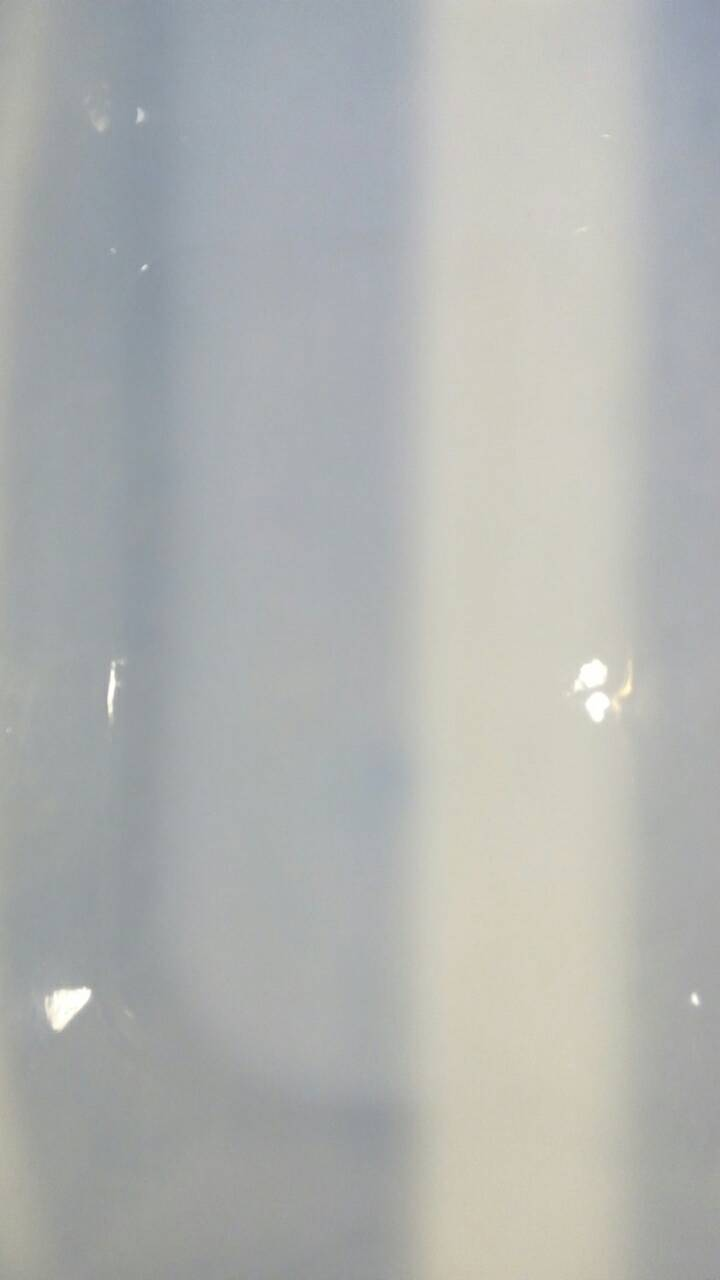
#> input picture input/AUTO_20160410_094319.jpg, 720 x 1280 px; its folder holds 4 pictures in this run; the run also reads 2 pictures not shown here
$ python pointcloud.py   (Python 2 division)
#> lines starting #> are read from the running program, lines starting #| are printed output that depends on the picture
#!/usr/bin/env python

import cv2
import sys # so we can quit cleanly
from os import listdir
import os.path

### User variables for locations etc
outputfile = 'output.xyz'
source_image_dir = "./input/"
# initial guesses for UI
threshold_1_guess = 2000
threshold_2_guess = 2500


### Globals
legal_extensions = ["bmp", "dip", "peg", "jpg", "jpe", "jp2", "png", "pbm",
                    "pgm", "ppm", "sr", "ras", "iff", "tif"]


class Image_slice(object):
    " Hold image array and threshhold values for each image slice "
    def __init__(self, path, fname):
        self.label = fname
        self.image = cv2.imread(os.path.join(path, fname))
        self.t1 = None # intial guess for useful values
        self.t2 = None
        self.edges = [] # holds edge detection results
    def __repr__(self):
        return "<image %s thresh=(%d,%d)>" %(self.label, self.t1 or 0, self.t2 or 0)


def load_images(image_dir):
    """ Load in all valid image in directory.
        Turn all into Image_slice class
        - assume can be sorted by alpha
        - ignore unknown image types
    """
#> called with image_dir = './input/'
    images = []
    filenames = sorted(listdir(image_dir))
    print "Found", len(filenames),"files"
    for name in filenames:
        print "  Loading -",name
        fname, ext = os.path.splitext(name)
        if ext[1:] in legal_extensions: # ignore leading "."
            image = Image_slice(image_dir, name)
            if image:
                images.append(image)
#> this loop made 4 passes
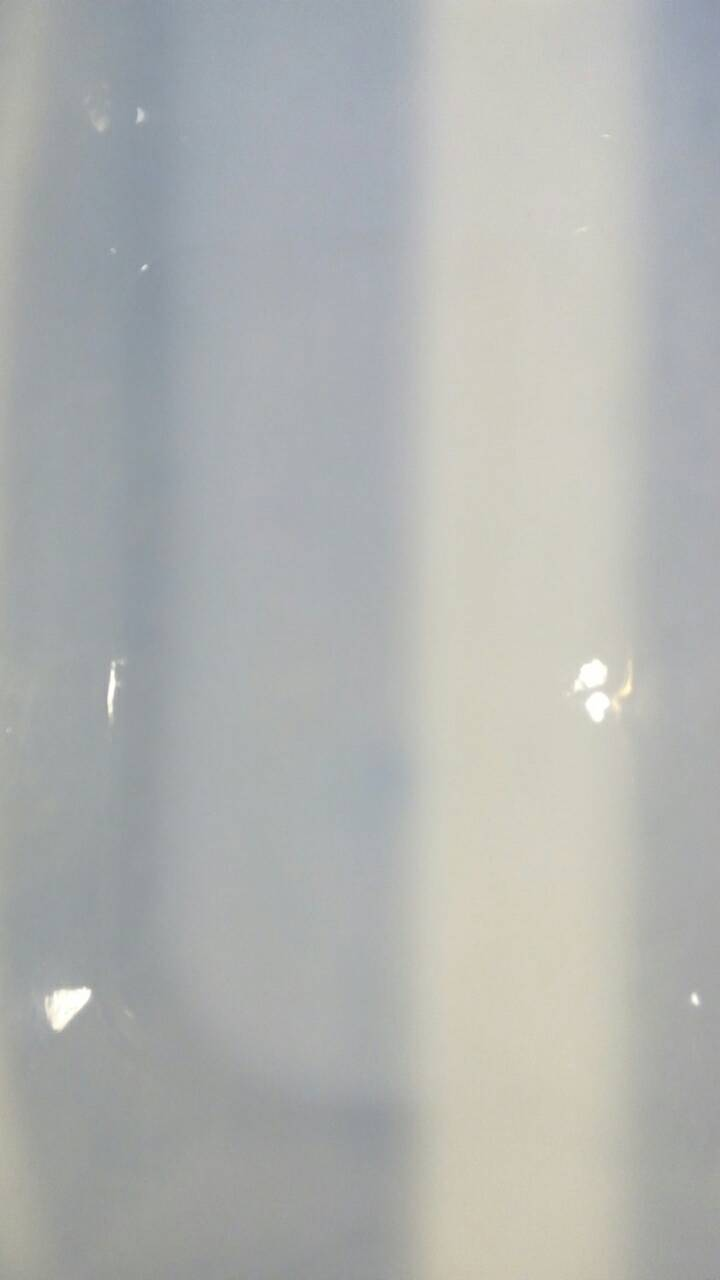
#> input picture input/AUTO_20160410_094319.jpg, 720 x 1280 px
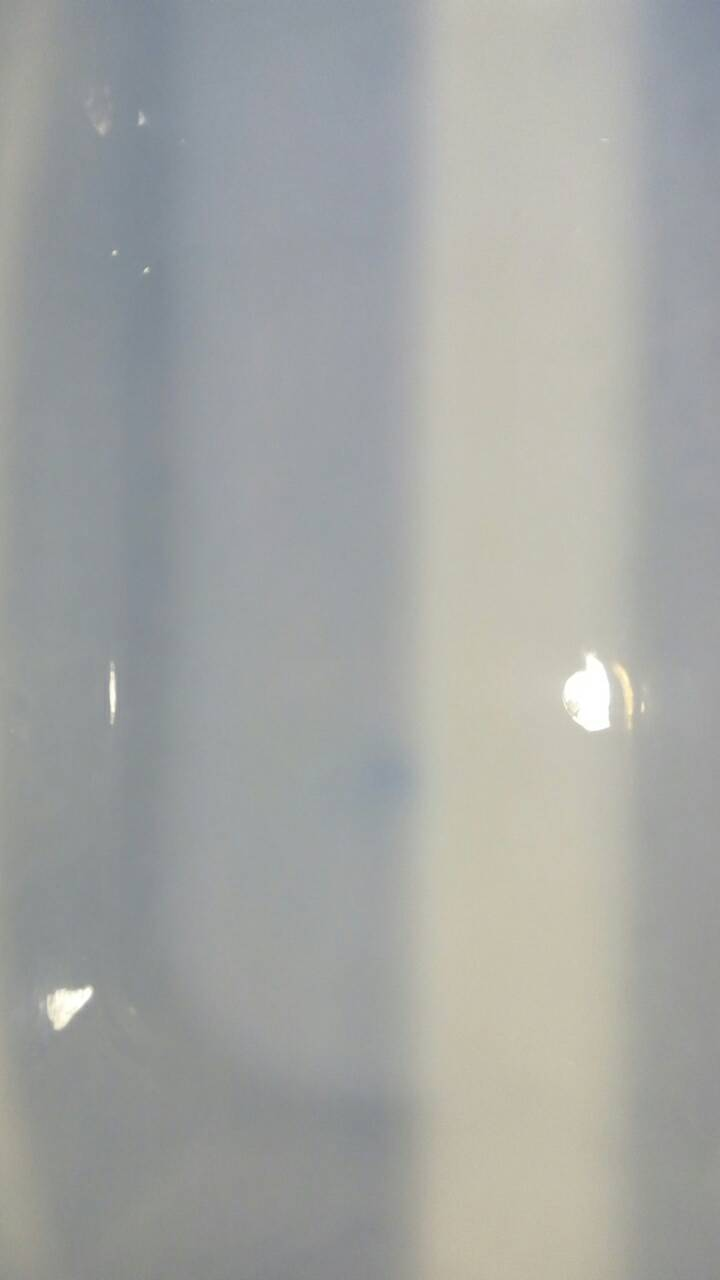
#> input picture input/AUTO_20160410_094321.jpg, 720 x 1280 px
    #
    print "Gathered", len(images), "legal images."
    return images


def nothing(*arg):
    " placeholder for unused side effect in cv2 sliders "
    pass


def new_slice(value):
    " got a new value from the slider for image to look at "
    global current
    current = value


def detect_edges(grayscale, t1, t2):
    """ do edge detection here so doing smarter edge detection in future is in one place
        - canny two thresholds
    """
    return cv2.Canny(grayscale, t1, t2)


###
if __name__ == "__main__":
    # if no dir supplied then use global var source_image_dir
    if len(sys.argv) > 1:
        dirpath = os.path.abspath(sys.argv[1])
    else:
        dirpath = source_image_dir
    images = load_images(dirpath)
    #
    current = 0 # current index into images to show
    last = -1
    prev_t1 = -1
    prev_t2 = -1
    images[0].t1 = threshold_1_guess
    images[0].t2 = threshold_2_guess
    # use openCV GUI approach
    cv2.namedWindow('Edge Preview',cv2.WINDOW_AUTOSIZE)
    cv2.createTrackbar('Image', 'Edge Preview', 0, len(images)-1, new_slice)
    cv2.createTrackbar('Threshold 1', 'Edge Preview', threshold_1_guess, 10000, nothing)
    cv2.createTrackbar('Threshold 2', 'Edge Preview', threshold_2_guess, 10000, nothing)
    #
    while(1):
        # check for quit
        k = cv2.waitKey(1) & 0xFF
#> (key Esc is pressed here)
        if k < 255 : # can check for "q" == chr(k) etc here...
            break
        # normal operation
        im = images[current]
        if current != last:
            print " looking at", current, images[current]
            last = current
            RGBslice = im.image
            grayslice = cv2.cvtColor(RGBslice, cv2.COLOR_BGR2GRAY)
            if im.t1:
                cv2.setTrackbarPos('Threshold 1', 'Edge Preview',im.t1)
            if im.t2:
                cv2.setTrackbarPos('Threshold 2', 'Edge Preview',im.t2)
            t1 = cv2.getTrackbarPos('Threshold 1', 'Edge Preview')
            t2 = cv2.getTrackbarPos('Threshold 2', 'Edge Preview')
            edgeslice = cv2.Canny(grayslice, t1, t2, apertureSize=5)
            im.edges = edgeslice
            cv2.imshow('Edge Preview', edgeslice)
        #
        t1 = cv2.getTrackbarPos('Threshold 1', 'Edge Preview')
        t2 = cv2.getTrackbarPos('Threshold 2', 'Edge Preview')
        # update thresholds if change
        if (t1 != prev_t1 or t2 != prev_t2):
            edgeslice = detect_edges(grayslice, t1, t2)
            im.edges = edgeslice
            cv2.imshow('Edge Preview', edgeslice)
        if t1 != prev_t1:
            prev_t1 = t1
            im.t1 = t1
        if t2 != prev_t2:
            prev_t2 = t2
            im.t2 = t2

    # Done editing - save
    print "Saving to XYZ format file",  outputfile
    pointmesh = open(outputfile, 'w')

    # write it out
    pointcount = 0
    linecount = 0
    layercount = 0
    #
    t1 = images[0].t1 # in case not looked at
    t2 = images[0].t2
    for im in images:
        print "  Saving", im.label,
        edges = im.edges
        #print len(edges)
        # in case not looked at
        if len(edges) == 0:
            print "\n   No individual setting - (inheriting from prev)(%d,%d)" % (t1,t2)
            im.t1 = t1
            im.t2 = t2
            edges = detect_edges(cv2.cvtColor(im.image, cv2.COLOR_BGR2GRAY), im.t1, im.t2)
        else:
            if im.t1: t1 = im.t1
            if im.t2: t2 = im.t2
            print "(%d,%d)" % (t1, t2)

        for line in edges:
            for point in line:
                if point > 0:
                    pointmesh.write("%s\t%s\t%s\n" % (pointcount, linecount, layercount))
                pointcount += 1
            pointcount = 0
            linecount += 1
        linecount = 0
        layercount += 1
#> after the loop, im.t1 = 2000; im.t2 = 2500; layercount = 4
    pointmesh.close()
    # All over - clean up
    print "Closing down"
    cv2.destroyAllWindows()
    sys.exit()
#> (the program exits here)
